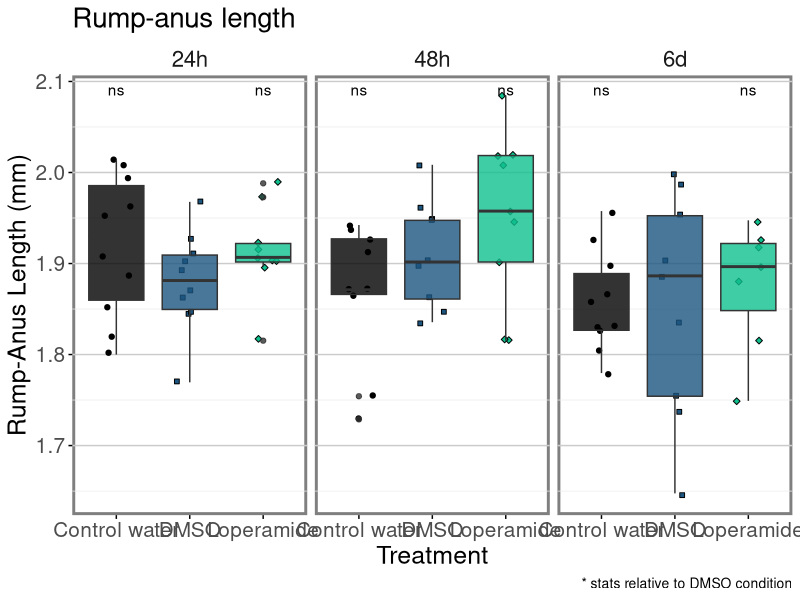
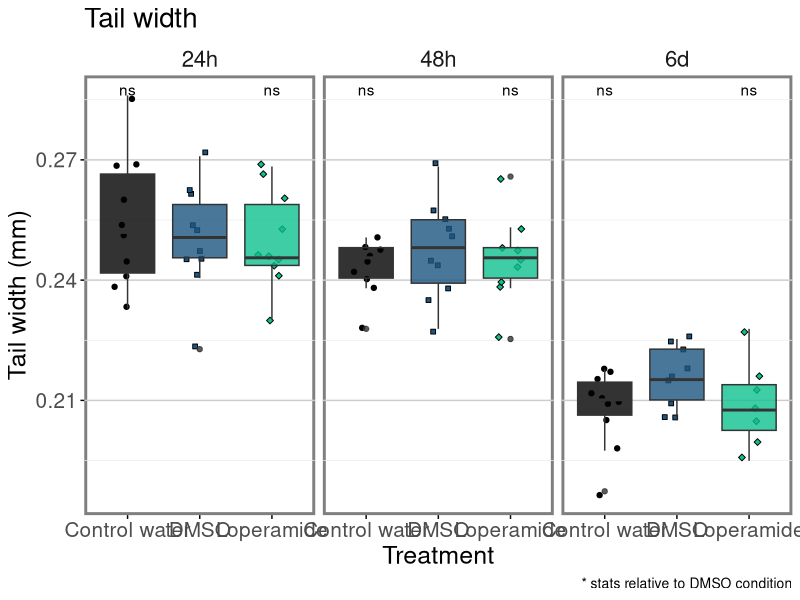
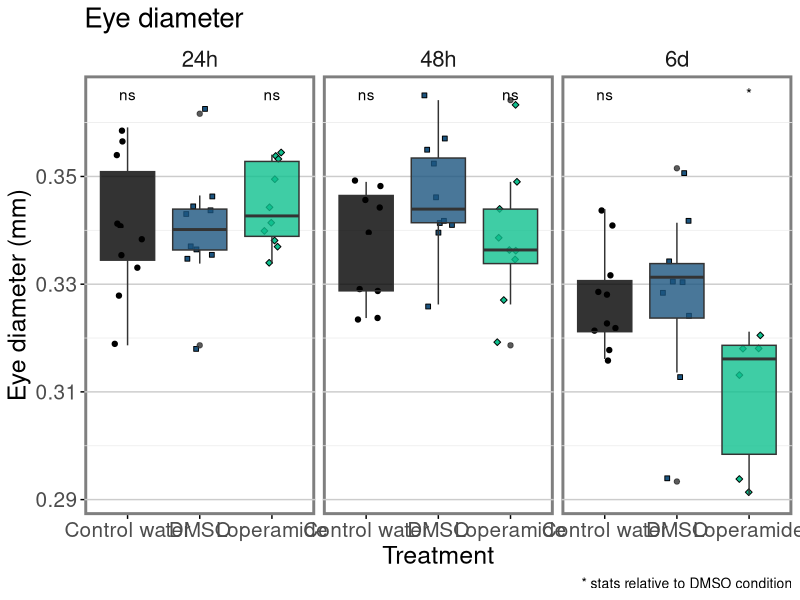
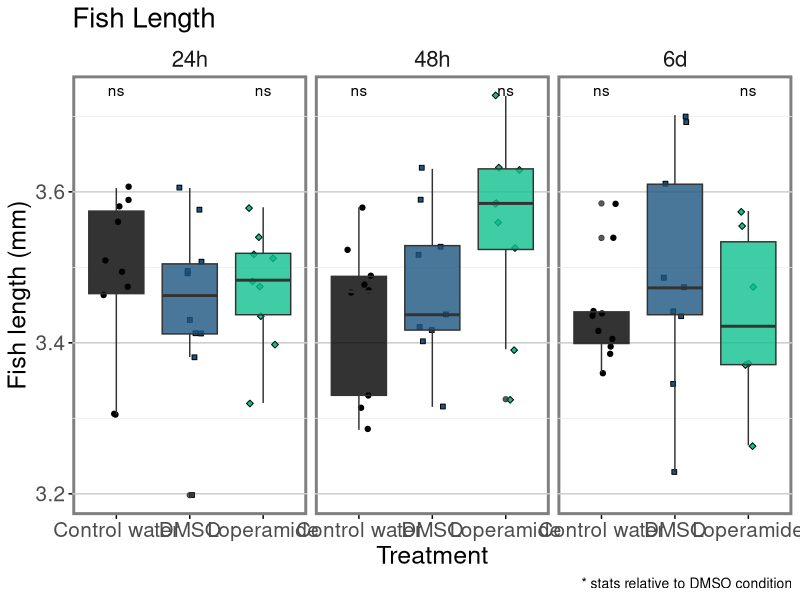
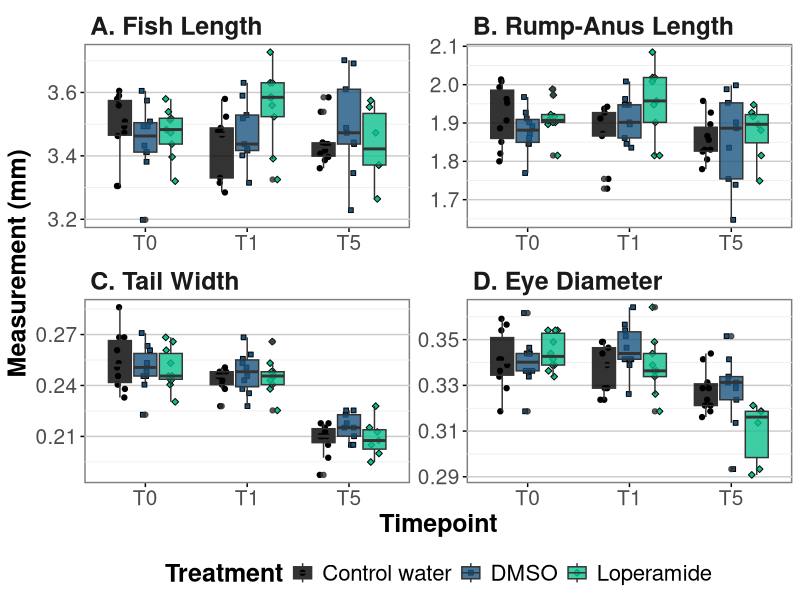
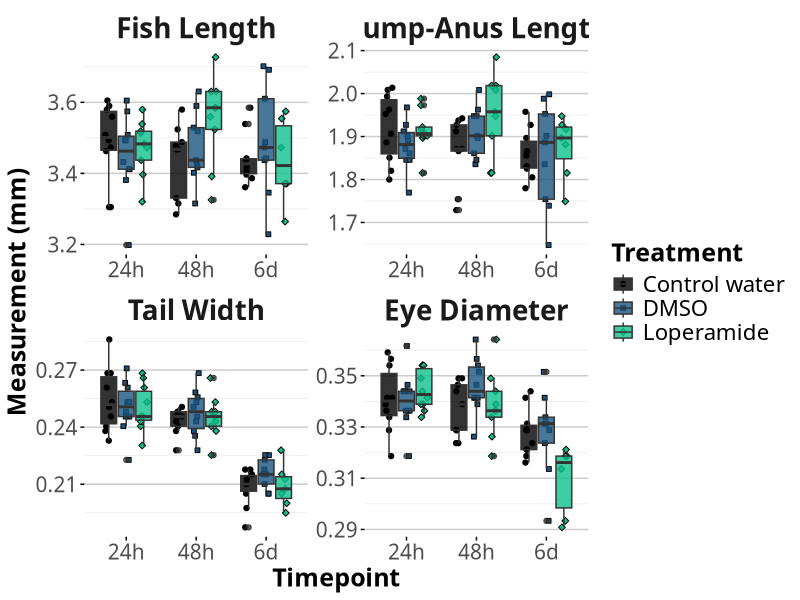
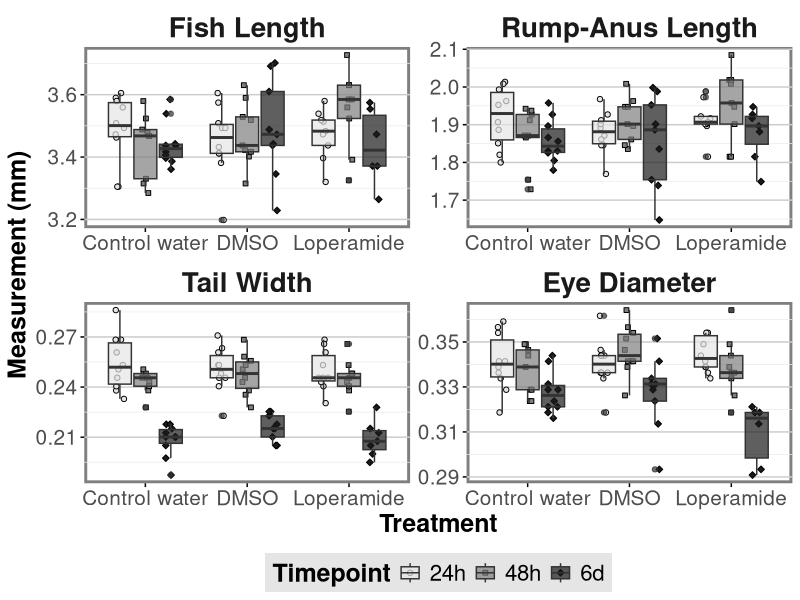
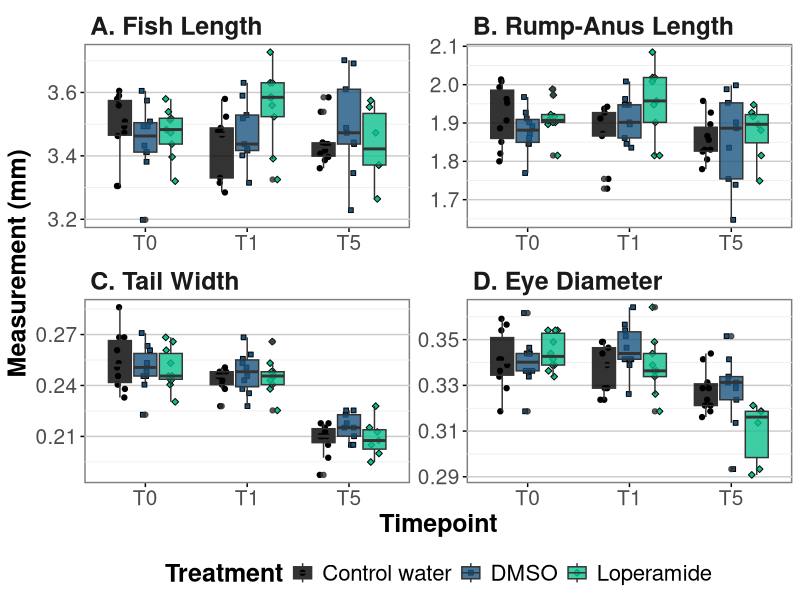

The R script that drew these images, in order:
## ---- chunk 1
library(tidyverse)
library(scales)
library(ggpubr)

# set global theme
theme_set(theme_minimal()+
             theme(panel.grid.major.y = element_line(color="grey80"), 
                   strip.text=element_text(size=16),
                   plot.title = element_text(size=20, hjust=0),
                   strip.background = element_rect(color="transparent"),
                   plot.caption = element_text(size=10),
                   panel.grid.major.x = element_blank(),legend.position="top",
                   plot.background = element_rect(fill="transparent", color="transparent"),
                   axis.ticks = element_line(inherit.blank = FALSE),
                   panel.background = element_rect(color="grey50", size=2), 
                   legend.title = element_text(size=18),
                   axis.text = element_text(size=15), axis.title = element_text(size=18),
                   legend.text = element_text(size=16)))

# set global options for code output
knitr::opts_chunk$set(echo=TRUE, warning=FALSE,message=FALSE)

## ---- chunk 2

data <- readxl::read_xlsx("Data ZH1902_240322.xlsx")

## ---- chunk 3

ggplot(data, aes(x=Treatment, y=RumpAnusLength_mm, fill=Treatment, shape=Treatment))+
   geom_jitter(width=0.2)+
   geom_boxplot(alpha=0.8)+
   facet_grid(.~Timepoint_Day, scales="free", space="free")+
   stat_compare_means(ref.group = "DMSO", label="p.signif", hid.ns=TRUE)+
   scale_shape_manual(values=c(21,22,23))+
   scale_fill_manual(values=c('#000000', '#1c5580', '#0fc08e'))+
   scale_color_manual(values=c('#000000', '#1c5580', '#0fc08e'))+
   labs(title="Rump-anus length",
        y="Rump-Anus Length (mm)", caption="* stats relative to DMSO condition")+
   theme(legend.position = "none")

## ---- chunk 4

ggplot(data, aes(x=Treatment, y=TailWidth_mm, fill=Treatment, shape=Treatment))+
   geom_jitter(width=0.2)+
   geom_boxplot(alpha=0.8)+
   facet_grid(.~Timepoint_Day, scales="free", space="free")+
   stat_compare_means(ref.group = "DMSO", label="p.signif", hid.ns=TRUE)+
   scale_shape_manual(values=c(21,22,23))+
   scale_fill_manual(values=c('#000000', '#1c5580', '#0fc08e'))+
   scale_color_manual(values=c('#000000', '#1c5580', '#0fc08e'))+
   labs(title="Tail width",
        y="Tail width (mm)", caption="* stats relative to DMSO condition")+
   theme(legend.position = "none")

## ---- chunk 5

ggplot(data, aes(x=Treatment, y=EyeDiameter_mm, fill=Treatment, shape=Treatment))+
   geom_jitter(width=0.2)+
   geom_boxplot(alpha=0.8)+
   facet_grid(.~Timepoint_Day, scales="free", space="free")+
   stat_compare_means(ref.group = "DMSO", label="p.signif", hid.ns=TRUE)+
   scale_shape_manual(values=c(21,22,23))+
   scale_fill_manual(values=c('#000000', '#1c5580', '#0fc08e'))+
   scale_color_manual(values=c('#000000', '#1c5580', '#0fc08e'))+
   labs(title="Eye diameter", y="Eye diameter (mm)", caption="* stats relative to DMSO condition")+
   theme(legend.position = "none")

## ---- chunk 6

ggplot(data, aes(x=Treatment, y=Length_mm, fill=Treatment, shape=Treatment))+
   geom_jitter(width=0.2)+
   geom_boxplot(alpha=0.8)+
   facet_grid(.~Timepoint_Day, scales="free", space="free")+
   stat_compare_means(ref.group = "DMSO", label="p.signif", hid.ns=TRUE)+
   scale_shape_manual(values=c(21,22,23))+
   scale_fill_manual(values=c('#000000', '#1c5580', '#0fc08e'))+
   scale_color_manual(values=c('#000000', '#1c5580', '#0fc08e'))+
   labs(title="Fish Length",y="Fish length (mm)", caption="* stats relative to DMSO condition")+
   theme(legend.position = "none")

## ---- chunk 7

data %>% pivot_longer(Length_mm:EyeDiameter_mm) %>% 
   mutate(Parameter=factor(name, levels=c("Length_mm", "RumpAnusLength_mm", "TailWidth_mm", "EyeDiameter_mm"),
                           labels=c("A. Fish Length", "B. Rump-Anus Length", "C. Tail Width", "D. Eye Diameter")),
          Timepoint_Day=factor(Timepoint_Day, levels=c("24h","48h","6d"),
                               labels=c("T0","T1","T5"))) %>% 
   ggplot(aes(x=Timepoint_Day, y=value, fill=Treatment, shape=Treatment))+
   geom_point(position=position_jitterdodge(jitter.width = 0.1,jitter.height = 0))+
   geom_boxplot(alpha=0.8)+
   facet_wrap(.~Parameter, scales="free", )+
   scale_shape_manual(values=c(21,22,23))+
   scale_fill_manual(values=c('#000000', '#1c5580', '#0fc08e'))+
   scale_color_manual(values=c('#000000', '#1c5580', '#0fc08e'))+
   labs(y="Measurement (mm)", x="Timepoint")+
   theme(legend.position = "bottom", title = element_text(size=18, face="bold"),
         strip.text = element_text(size=18, face="bold", hjust=0),
         legend.background = element_blank(),
         plot.background = element_blank(),
         strip.background = element_blank(),
         panel.background = element_rect(size=1, fill="white", color="grey50"))

ggsave("fishgrowth_loperamide.png", bg="transparent", width=10)

## ---- chunk 8

data %>% pivot_longer(Length_mm:EyeDiameter_mm) %>% 
   mutate(Parameter=factor(name, levels=c("Length_mm", "RumpAnusLength_mm", "TailWidth_mm", "EyeDiameter_mm"),
                           labels=c("Fish Length", "Rump-Anus Length", "Tail Width", "Eye Diameter"))) %>% 
   ggplot(aes(x=Timepoint_Day, y=value, fill=Treatment, shape=Treatment))+
   geom_point(position=position_jitterdodge(jitter.width = 0.1,jitter.height = 0))+
   geom_boxplot(alpha=0.8)+
   facet_wrap(.~Parameter, scales="free")+
   scale_shape_manual(values=c(21,22,23))+
   scale_fill_manual(values=c('#000000', '#1c5580', '#0fc08e'))+
   scale_color_manual(values=c('#000000', '#1c5580', '#0fc08e'))+
   labs(y="Measurement (mm)", x="Timepoint")+
   theme(text=element_text(family="Avenir"), legend.position = "right", title = element_text(size=20, face="bold"),
         strip.text = element_text(size=20, face="bold"),
         legend.background = element_blank(),
         plot.background = element_blank(),
         strip.background = element_blank(),
         panel.background = element_rect(size=1, fill="white", color="transparent"))
ggsave("fishgrowth_loperamide_avenir.png", bg="transparent", width=14)
## ---- chunk 9

data %>% pivot_longer(Length_mm:EyeDiameter_mm) %>% 
   mutate(Parameter=factor(name, levels=c("Length_mm", "RumpAnusLength_mm", "TailWidth_mm", "EyeDiameter_mm"),
                           labels=c("Fish Length", "Rump-Anus Length", "Tail Width", "Eye Diameter"))) %>% 
   ggplot(aes(x=Treatment, y=value, fill=Timepoint_Day, shape=Timepoint_Day))+
   geom_point(position=position_jitterdodge(jitter.width = 0.1,jitter.height = 0))+
   geom_boxplot(alpha=0.7)+
   facet_wrap(.~Parameter, scales="free")+
   scale_shape_manual(values=c(21,22,23))+
   scale_fill_manual(values=c("grey90","grey50","grey10"))+
   labs(y="Measurement (mm)", x="Treatment", fill="Timepoint", shape="Timepoint")+
   theme(legend.position = "bottom", title = element_text(size=20, face="bold"),
         strip.text = element_text(size=20, face="bold"),
         legend.background = element_rect(fill="grey90", color="transparent"))
